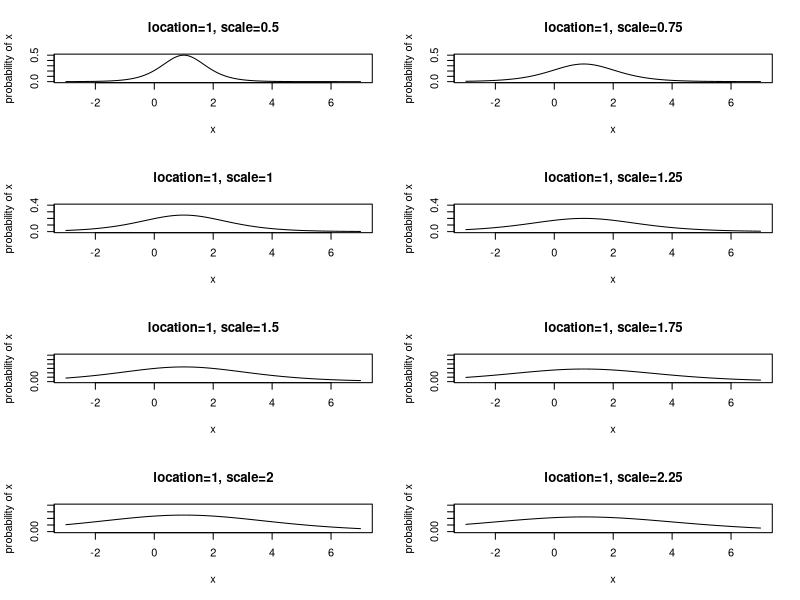
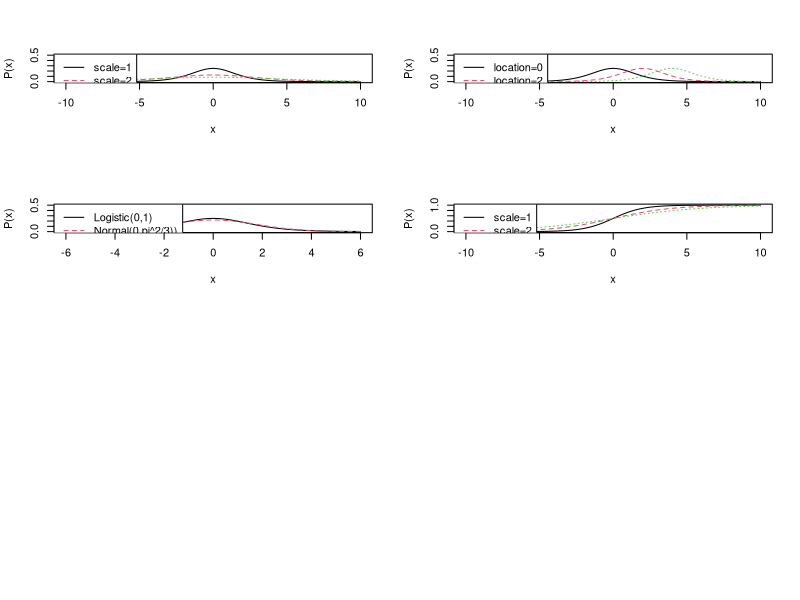

Write R code to recreate these figures, in order.
### R code from vignette source '/home/pauljohn/tmp/lyxtmp/lyx_tmpdir.XM9796/lyx_tmpbuf2/Logistic-01.Rnw'

###################################################
### code chunk number 1: Logistic-01.Rnw:14-15
###################################################
  if(exists(".orig.enc")) options(encoding = .orig.enc)


###################################################
### code chunk number 2: Logistic-01.Rnw:100-102
###################################################
unlink("plots", recursive=T)
dir.create("plots", showWarnings=F)


###################################################
### code chunk number 3: Roptions
###################################################
options(width=100, prompt="> ", continue="+  ")
options(useFancyQuotes = FALSE) 
set.seed(12345)
op <- par() 
options(SweaveHooks=list(fig=function() par(ps=12)))
pdf.options(onefile=F,family="Times",pointsize=12)


###################################################
### code chunk number 4: LogisticPDF3 (eval = FALSE)
###################################################
## par(mfrow=c(4,2))
## scale<-c(0.5, 0.75, 1, 1.25, 1.5, 1.75, 2, 2.25)
## location <- c(1, 1, 1, 1, 1, 1, 1, 1)
## ylim2<-c(.5, .5, .4, .4, .3, .3, .2, .2)
## for(i in 1:8){
##     loc <- location[i]
##     x <- seq(-3,7, by = 0.05)
##     mainlabel <- paste("location=", loc,", scale=", scale[i], sep="")
##     xlogis <- dlogis(x, scale = scale[i],  loc = loc, log = F)
##     plot(x, xlogis, type = "l", main = mainlabel, xlab = "x", ylab = "probability of x", ylim = c(0, ylim2[i]))
## }


###################################################
### code chunk number 5: Logistic-01.Rnw:220-224
###################################################


par(mfrow=c(4,2))
scale<-c(0.5, 0.75, 1, 1.25, 1.5, 1.75, 2, 2.25)
location <- c(1, 1, 1, 1, 1, 1, 1, 1)
ylim2<-c(.5, .5, .4, .4, .3, .3, .2, .2)
for(i in 1:8){
    loc <- location[i]
    x <- seq(-3,7, by = 0.05)
    mainlabel <- paste("location=", loc,", scale=", scale[i], sep="")
    xlogis <- dlogis(x, scale = scale[i],  loc = loc, log = F)
    plot(x, xlogis, type = "l", main = mainlabel, xlab = "x", ylab = "probability of x", ylim = c(0, ylim2[i]))
}



###################################################
### code chunk number 6: LogisticPDF
###################################################
x <- seq(-10,10, by=0.05)
mylogis1 <- dlogis(x, location = 0, scale = 1, log = FALSE) 
mylogis2 <- dlogis(x, location = 0, scale = 2, log = FALSE) 
mylogis3 <- dlogis(x, location = 0, scale = 3, log = FALSE) 
matplot(x, cbind(mylogis1, mylogis2, mylogis3),type="l",ylim=c(0,0.5), xlab="x",ylab="P(x)", main="") 
legend("topleft", c("scale=1","scale=2","scale=3"),lty=1:3, col=1:3) 


###################################################
### code chunk number 7: LogisticPDF2
###################################################
x <- seq(-10,10, by=0.05)
mylogis111 <- dlogis(x, location = 0, scale = 1, log = FALSE) 
mylogis222 <- dlogis(x, location = 2, scale = 1, log = FALSE) 
mylogis333 <- dlogis(x, location = 4, scale = 1, log = FALSE) 
matplot(x, cbind(mylogis111, mylogis222, mylogis333),type="l",ylim=c(0,0.5), xlab="x",ylab="P(x)", main="") 
legend("topleft", c("location=0","location=2","location=4"), lty=1:3, col=1:3) 


###################################################
### code chunk number 8: 6
###################################################
x <- seq(-6,6, by=0.05)
mylogis111 <- dlogis(x, location = 0, scale = 1, log = FALSE) 
myNorm <- dnorm(x, mean = 0, sd = pi/sqrt(3)) 
matplot(x, cbind(mylogis111, myNorm),type="l",ylim=c(0,0.5), xlab="x",ylab="P(x)", main="") 
legend("topleft", c("Logistic(0,1)","Normal(0,pi^2/3))"), lty=1:2, col=1:2) 


###################################################
### code chunk number 9: LogisticCDF
###################################################
x <- seq(-10,10, by=0.05)
mylogis11<- plogis(x, location = 0, scale = 1, log = FALSE)
mylogis22 <- plogis(x, location = 0, scale = 2, log = FALSE)
mylogis33 <- plogis(x, location = 0, scale = 3, log = FALSE)
matplot(x, cbind(mylogis11, mylogis22, mylogis33),type="l",ylim=c(0,1), xlab="x", ylab="P(x)", main="")
legend("topleft", c("scale=1","scale=2","scale=3"),lty=1:3, col=1:3)
